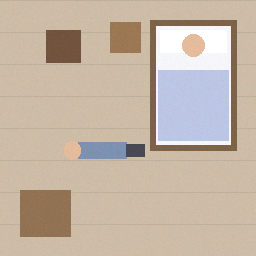
#> input picture story/data/care/anomaly/test/fallen/000.png, 256 x 256 px, found by its file name
$ python demo.py
#> lines starting #> are read from the running program, lines starting #| are printed output that depends on the picture
"""V01｜OpenCV：打光不均。calcHist 看亮度分布、equalizeHist 全域拉開、createCLAHE 一小區一小區拉開。

執行（在 repo 根目錄）：python demo/V01-clahe/demo.py
工廠線的螺帽照片要先由教師執行 tools/build_data.py 產生（MVTec AD 衍生，不隨 repo 散佈）。
"""
from pathlib import Path

import cv2
import numpy as np

ROOT = Path(__file__).resolve().parents[2]
DATA = ROOT / "story" / "data"


def read_gray(rel):
#> called with rel = 'factory/anomaly/test/scratch/000.png'
    img = cv2.imread(str(DATA / rel), cv2.IMREAD_GRAYSCALE)
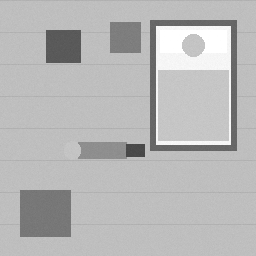
#> img: shape (256, 256); min 68, max 255, mean 184
    if img is None:
#> (the run stopped early here; a loop or call above may not have finished)
